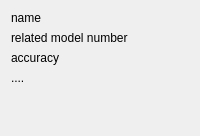
          <widget class="QWidget" name="tab">
           <attribute name="title">
            <string>Basic</string>
           </attribute>
           <layout class="QGridLayout" name="gridLayout_17">
            <item row="0" column="0">
             <widget class="QLabel" name="label">
              <property name="text">
               <string>name</string>
              </property>
             </widget>
            </item>
            <item row="1" column="0" colspan="2">
             <widget class="QLabel" name="label_2">
              <property name="text">
               <string>related model number</string>
              </property>
             </widget>
            </item>
            <item row="2" column="0">
             <widget class="QLabel" name="label_3">
              <property name="text">
               <string>accuracy</string>
              </property>
             </widget>
            </item>
            <item row="3" column="0">
             <widget class="QLabel" name="label_4">
              <property name="text">
               <string>....</string>
              </property>
             </widget>
            </item>
            <item row="4" column="1">
             <spacer name="verticalSpacer_2">
              <property name="orientation">
               <enum>Qt::Vertical</enum>
              </property>
              <property name="sizeHint" stdset="0">
               <size>
                <width>20</width>
                <height>40</height>
               </size>
              </property>
             </spacer>
            </item>
           </layout>
          </widget>
